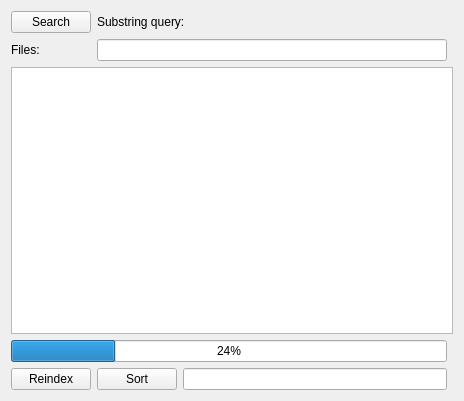
<?xml version="1.0" encoding="UTF-8"?>
<ui version="4.0">
 <class>AskWidget</class>
 <widget class="QWidget" name="AskWidget">
  <property name="geometry">
   <rect>
    <x>0</x>
    <y>0</y>
    <width>464</width>
    <height>401</height>
   </rect>
  </property>
  <property name="windowTitle">
   <string>AskWidget</string>
  </property>
  <layout class="QGridLayout" name="gridLayout">
   <item row="0" column="0">
    <layout class="QGridLayout" name="gridLayout_3">
     <item row="4" column="0" colspan="3">
      <widget class="QProgressBar" name="progressBar">
       <property name="value">
        <number>24</number>
       </property>
      </widget>
     </item>
     <item row="3" column="0" colspan="4">
      <widget class="QListWidget" name="listWidget"/>
     </item>
     <item row="5" column="0">
      <widget class="QPushButton" name="reindexButton">
       <property name="text">
        <string>Reindex</string>
       </property>
      </widget>
     </item>
     <item row="5" column="2">
      <widget class="QLineEdit" name="warn"/>
     </item>
     <item row="5" column="1">
      <widget class="QPushButton" name="sortButton">
       <property name="text">
        <string>Sort</string>
       </property>
      </widget>
     </item>
     <item row="1" column="0">
      <widget class="QPushButton" name="searchButton">
       <property name="text">
        <string>Search</string>
       </property>
      </widget>
     </item>
     <item row="1" column="1" colspan="2">
      <widget class="QLabel" name="label">
       <property name="text">
        <string>Substring query:</string>
       </property>
      </widget>
     </item>
     <item row="2" column="0">
      <widget class="QLabel" name="label_2">
       <property name="text">
        <string>Files:</string>
       </property>
      </widget>
     </item>
     <item row="2" column="1" colspan="2">
      <widget class="QLineEdit" name="query">
       <property name="text">
        <string/>
       </property>
      </widget>
     </item>
    </layout>
   </item>
  </layout>
 </widget>
 <resources/>
 <connections/>
</ui>
